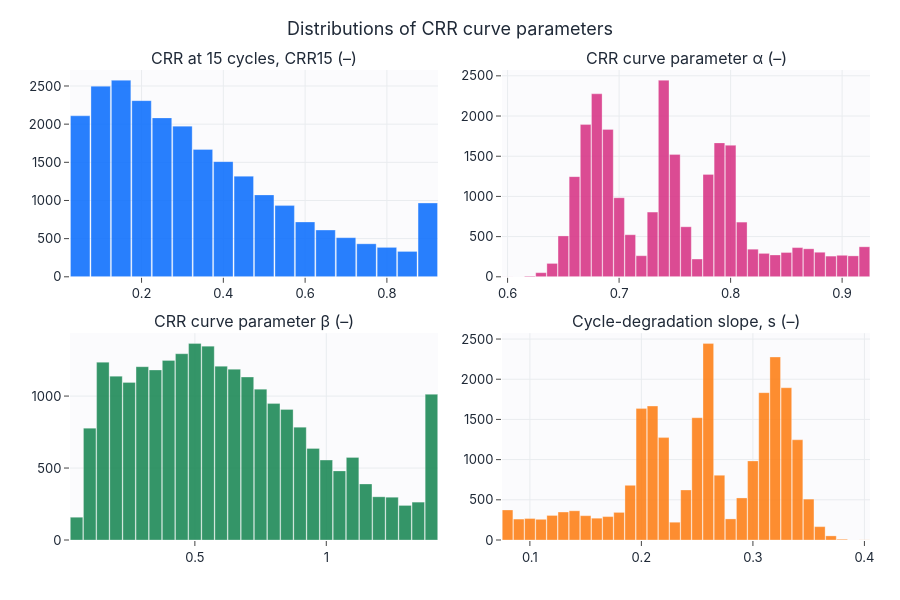

Source (notebook cell):
### Markdown cell above
## Распределения параметров кривой CRR

`crr_ref` — уровень CRR при 15 циклах (CRR15), `crr_alpha`/`crr_betta` — параметры кривой,
`crr_cycle_slope` — показатель циклической деградации s = 1 − α.

### Code cell
cols = ["crr_ref", "crr_alpha", "crr_betta", "crr_cycle_slope"]
histogram_grid(meta, columns=cols, titles=[FEATURE_AXIS_LABELS_EN.get(c, c) for c in cols],
               n_cols=2, title="Distributions of CRR curve parameters",
               save=SAVE_FIGS, fig_id="1_3_crr_param_distributions").show()

### Figure 1 — Plotly figure (JSON) as saved in the notebook; plotly's stock layout.template omitted (floating-point values rounded to 4 significant figures; data arrays with more than 128 entries replaced by an {"elided": "..."} marker saying what was removed)
{"data": [{"marker": {"color": "#0b6efd", "line": {"color": "white", "width": 0.3}}, "nbinsx": 40, "opacity": 0.88, "showlegend": false, "type": "histogram", "x": {"elided": "24000 float values"}, "xaxis": "x", "yaxis": "y"}, {"marker": {"color": "#d63384", "line": {"color": "white", "width": 0.3}}, "nbinsx": 40, "opacity": 0.88, "showlegend": false, "type": "histogram", "x": {"elided": "24000 float values"}, "xaxis": "x2", "yaxis": "y2"}, {"marker": {"color": "#198754", "line": {"color": "white", "width": 0.3}}, "nbinsx": 40, "opacity": 0.88, "showlegend": false, "type": "histogram", "x": {"elided": "24000 float values"}, "xaxis": "x3", "yaxis": "y3"}, {"marker": {"color": "#fd7e14", "line": {"color": "white", "width": 0.3}}, "nbinsx": 40, "opacity": 0.88, "showlegend": false, "type": "histogram", "x": {"elided": "24000 float values"}, "xaxis": "x4", "yaxis": "y4"}], "layout": {"annotations": [{"font": {"size": 16}, "showarrow": false, "text": "CRR at 15 cycles, CRR15 (–)", "x": 0.23, "xanchor": "center", "xref": "paper", "y": 1.0, "yanchor": "bottom", "yref": "paper"}, {"font": {"size": 16}, "showarrow": false, "text": "CRR curve parameter α (–)", "x": 0.77, "xanchor": "center", "xref": "paper", "y": 1.0, "yanchor": "bottom", "yref": "paper"}, {"font": {"size": 16}, "showarrow": false, "text": "CRR curve parameter β (–)", "x": 0.23, "xanchor": "center", "xref": "paper", "y": 0.44, "yanchor": "bottom", "yref": "paper"}, {"font": {"size": 16}, "showarrow": false, "text": "Cycle-degradation slope, s (–)", "x": 0.77, "xanchor": "center", "xref": "paper", "y": 0.44, "yanchor": "bottom", "yref": "paper"}], "bargap": 0.05, "height": 600, "title": {"text": "Distributions of CRR curve parameters"}, "xaxis": {"anchor": "y", "domain": [0.0, 0.46]}, "xaxis2": {"anchor": "y2", "domain": [0.54, 1.0]}, "xaxis3": {"anchor": "y3", "domain": [0.0, 0.46]}, "xaxis4": {"anchor": "y4", "domain": [0.54, 1.0]}, "yaxis": {"anchor": "x", "domain": [0.56, 1.0]}, "yaxis2": {"anchor": "x2", "domain": [0.56, 1.0]}, "yaxis3": {"anchor": "x3", "domain": [0.0, 0.44]}, "yaxis4": {"anchor": "x4", "domain": [0.0, 0.44]}}}
